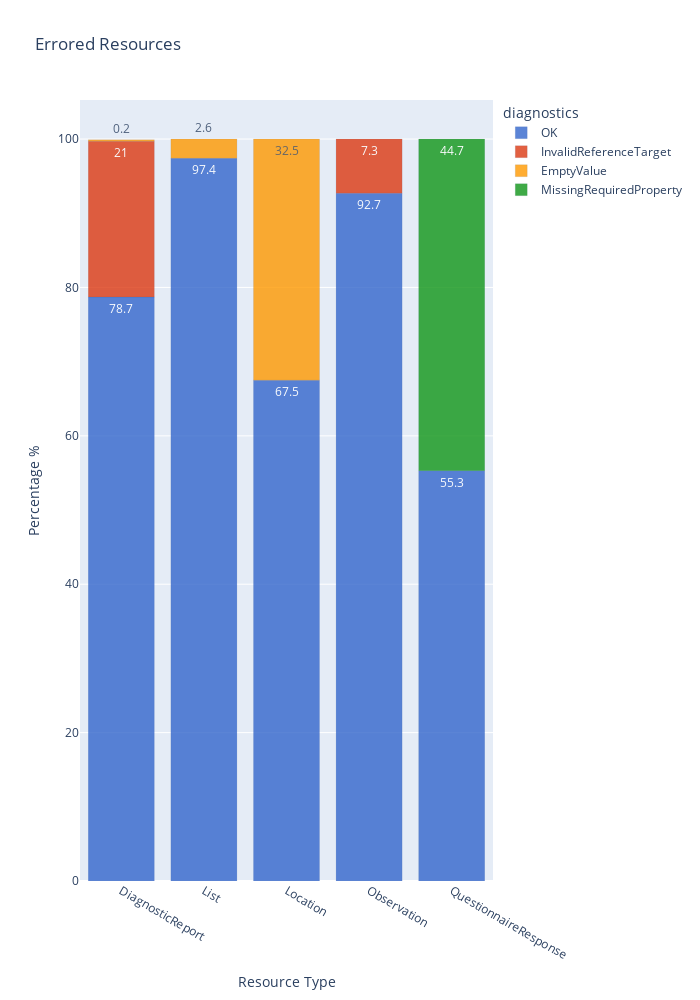

This figure's notebook cell:
### Code cell
# Plot as percentage
df_plot = df_filtered[df_filtered['resourceType'].isin(['Location', 'List', 'DiagnosticReport', 'Observation', 'QuestionnaireResponse'])][['resourceType','Percentage', 'Count', 'ResourceTypeCount', 'diagnostics']].drop_duplicates().sort_values(by=['resourceType'])
fig = px.histogram(df_plot, x="resourceType", y="Percentage", color="diagnostics", title="Errored Resources", text_auto=True, height=1000, width = 700, color_discrete_sequence=px.colors.qualitative.G10)
fig.update_layout(xaxis_title="Resource Type", yaxis_title="Percentage %")
fig.update_traces(marker_line_width=.1, marker_line_color='rgb(8,48,107)', opacity=0.8)

fig.show()
#['#46039f', '#9c179e', '#fb9f3a', '#f0f921']

### Figure 1 — Plotly figure (JSON) as saved in the notebook; plotly's stock layout.template omitted (floating-point values rounded to 4 significant figures)
{"data": [{"alignmentgroup": "True", "bingroup": "x", "histfunc": "sum", "hovertemplate": "diagnostics=OK<br>resourceType=%{x}<br>sum of Percentage=%{y}<extra></extra>", "legendgroup": "OK", "marker": {"color": "#3366CC", "line": {"color": "rgb(8,48,107)", "width": 0.1}, "pattern": {"shape": ""}}, "name": "OK", "offsetgroup": "OK", "opacity": 0.8, "orientation": "v", "showlegend": true, "texttemplate": "%{value}", "type": "histogram", "x": ["DiagnosticReport", "List", "Location", "Observation", "QuestionnaireResponse"], "xaxis": "x", "y": ["78.7", "97.4", "67.5", "92.7", "55.3"], "yaxis": "y"}, {"alignmentgroup": "True", "bingroup": "x", "histfunc": "sum", "hovertemplate": "diagnostics=InvalidReferenceTarget<br>resourceType=%{x}<br>sum of Percentage=%{y}<extra></extra>", "legendgroup": "InvalidReferenceTarget", "marker": {"color": "#DC3912", "line": {"color": "rgb(8,48,107)", "width": 0.1}, "pattern": {"shape": ""}}, "name": "InvalidReferenceTarget", "offsetgroup": "InvalidReferenceTarget", "opacity": 0.8, "orientation": "v", "showlegend": true, "texttemplate": "%{value}", "type": "histogram", "x": ["DiagnosticReport", "Observation"], "xaxis": "x", "y": ["21.0", "7.3"], "yaxis": "y"}, {"alignmentgroup": "True", "bingroup": "x", "histfunc": "sum", "hovertemplate": "diagnostics=EmptyValue<br>resourceType=%{x}<br>sum of Percentage=%{y}<extra></extra>", "legendgroup": "EmptyValue", "marker": {"color": "#FF9900", "line": {"color": "rgb(8,48,107)", "width": 0.1}, "pattern": {"shape": ""}}, "name": "EmptyValue", "offsetgroup": "EmptyValue", "opacity": 0.8, "orientation": "v", "showlegend": true, "texttemplate": "%{value}", "type": "histogram", "x": ["DiagnosticReport", "List", "Location"], "xaxis": "x", "y": ["0.2", "2.6", "32.5"], "yaxis": "y"}, {"alignmentgroup": "True", "bingroup": "x", "histfunc": "sum", "hovertemplate": "diagnostics=MissingRequiredProperty<br>resourceType=%{x}<br>sum of Percentage=%{y}<extra></extra>", "legendgroup": "MissingRequiredProperty", "marker": {"color": "#109618", "line": {"color": "rgb(8,48,107)", "width": 0.1}, "pattern": {"shape": ""}}, "name": "MissingRequiredProperty", "offsetgroup": "MissingRequiredProperty", "opacity": 0.8, "orientation": "v", "showlegend": true, "texttemplate": "%{value}", "type": "histogram", "x": ["QuestionnaireResponse"], "xaxis": "x", "y": ["44.7"], "yaxis": "y"}], "layout": {"barmode": "relative", "height": 1000, "legend": {"title": {"text": "diagnostics"}, "tracegroupgap": 0}, "title": {"text": "Errored Resources"}, "width": 700, "xaxis": {"anchor": "y", "domain": [0, 1], "title": {"text": "Resource Type"}}, "yaxis": {"anchor": "x", "domain": [0, 1], "title": {"text": "Percentage %"}}}}
